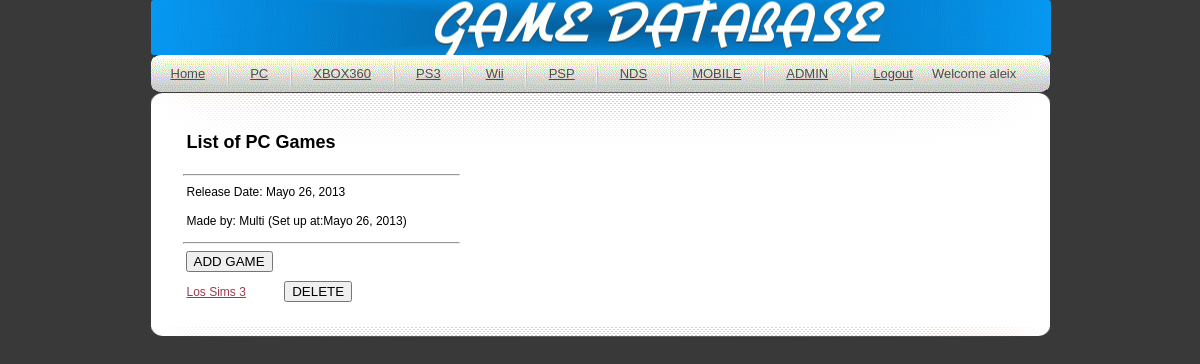
/PC (signed in), run on the app's committed database.
### main/models.py (models this page shows, shortened)
class Platform(models.Model):
    Types=(
        ('PlayStation 3','PlayStation 3'),('Xbox 360','Xbox 360'),('PC','PC'),('Nintendo DS','Nintendo DS'),('Mobile','Mobile'),('PSP','PSP'),
    )
    releaseDate = models.DateField(default=date.today)
    name = models.CharField(max_length=100,choices=Types,unique=True,primary_key=True)

class Company(models.Model):
    setUp = models.DateField(default=date.today)
    name = models.CharField(max_length=100,unique=True,primary_key=True)

class SupportedBy(models.Model):
    game=models.ForeignKey(Game)
    platform=models.ForeignKey(Platform)

class Game(models.Model):
    releaseDate = models.DateField(default=date.today)
    name = models.CharField(max_length=100,unique=True,primary_key=True)
    publisher = models.ForeignKey(Company)

### main/views.py (the view)
# urls.py: url(r'^PC$',gamesByPlatform),
@login_required(login_url='/login')
def gamesByPlatform(request):
    template = get_template('info.html')
    tmp = request.path.split('/')[1]
    path = request.path
    try:
        coll = Made.objects.get(platform=tmp)
        collection = SupportedBy.objects.all().filter(platform=tmp)
        variables =Context({
            'Title':'List of '+tmp+' Games',
            'TYPE':tmp,
            'Date': coll.platform.releaseDate,
            'Made':coll.company.name,
            'set':coll.company.setUp,
            'result': collection,
            'user': request.user,
            'path': path,
        })
    except:
        variables =Context({
            'Title':'List of '+tmp+' Games',
            'user': request.user,
            'Message':'Games not added yet! ',
            'path':path,
        })
        return render_to_response('http404.html',variables)
    return render_to_response('info.html',variables)

### main/templates/info.html (shortened to what this page needs)
{% extends "main.html" %}
    {% block content %}
        <h2>{{Title}}</h2>
        <hr style="width: 275px; float: left; margin-left: 32px"><p>
            <p>Release Date: {{Date}} </p>
            <p>Made by: {{Made}} (Set up at:{{set}})</p>
        <hr style="width: 275px; float: left; margin-left: 32px"><p>
        <p><input style="float: left; margin-left: 35px" type="submit" value="ADD GAME" onclick="parent.location='addGame'"></p>
        <p></p>
        <p></p>
        {% for item in result %}
        <p><a href=/{{TYPE|urlencode}}/{{item.game.name|urlencode}}>{{item.game.name}}</a>
        <input style="margin-left: 35px" type="submit" value="DELETE" onclick="parent.location='deleteGame/{{TYPE}}/{{item.game.name}}'">
        <p></p>
    {% endfor %}
    {% endblock %}

### main/templates/main.html (shortened to what this page needs)
<!DOCTYPE html PUBLIC "-//W3C//DTD XHTML 1.0 Transitional//EN" "http://www.w3.org/TR/xhtml1/DTD/xhtml1-transitional.dtd">
<html xmlns="http://www.w3.org/1999/xhtml">
<head>
{% load staticfiles %}
<link rel="stylesheet" type="text/css" href="{% static "css/style.css" %}" />
<link rel="stylesheet" href="http://code.jquery.com/ui/1.10.3/themes/smoothness/jquery-ui.css"/>
</head>
<body>
<div id="wrap">
    <div class="header">
        <div class="logo"></div>
    <div id="menu">
        <ul>
            <li class="selected"><a href="/">Home</a></li>
            <li class="divider"></li>
            <li class="selected"><a href="/PC">PC</a></li>
            <li class="divider"></li>
            <li class="selected"><a href="/Xbox 360">XBOX360</a></li>
            <li class="divider"></li>
            <li class="selected"><a href="/PlayStation 3">PS3</a></li>
            <li class="divider"></li>
            <li class="selected"><a href="/Wii">Wii</a></li>
            <li class="divider"></li>
            <li class="selected"><a href="/PSP">PSP</a></li>
            <li class="divider"></li>
            <li class="selected"><a href="/Nintendo DS">NDS</a></li>
            <li class="divider"></li>
            <li class="selected"><a href="/Mobile">MOBILE</a></li>
            <li class="divider"></li>
            <li class="selected"><a href="/admin">ADMIN</a></li>
            <li class="divider"></li>
            <li class="selected">{% if user.username %}
                                    <a href="/logout/">Logout</a>
                                    {% else %}
                                    <a href="/login">Log in</a>
                                    <a href="/register">Register</a>
                                    {% endif %}</li>
            <li class=selected"><a href="">Welcome {{ user }}</a></li>
        </ul>
    </div>
</div>
    <div class="center_content">
            {% if user.is_authenticated %}
                {% block content %}{% endblock %}
            {%else%}
<!--               <h3>PLEASE LOG IN TO SEE THE CONTENT ( Default User [user01: 123456] )</h3>
-->                               {% block contents %}{% endblock %}
            {% endif %}
    <p></p>
    </div>
     <div class="clear">
        <p></p>
     </div>
</div>
</body>
</html>

### static/css/style.css (style rules this page uses)
body { background-color:#393939; font-family:Arial, Helvetica, sans-serif; padding:0; font-size:12px; margin:0px auto auto auto; color:#000000; }
a { color:#993a4e; }
.clear { clear:both; }
p { padding:5px 0 5px 0; margin:0px; text-align:justify; line-height:19px; }
#wrap { width: 899px; height: auto; margin: auto; background-color: #393939; }
.header { width: 900px; height: auto; margin: auto; border-radius: 3px; background-color: #393939; background: url(/static/images/banner.gif) no-repeat center; }
.logo { padding: 55px 0 0 322px; }
#menu { width:899px; height: 37px; float: left; padding: 0px; margin: 30px 0 30 150px; _margin: 30px 0 0 80px; border-radius: 8px; background:url(/static/images/menu_bg.gif) no-repeat center center; }
#menu ul { display: block; list-style: none; padding: 0px 0 0 10px; margin: 0px; }
#menu ul li { display: inline; padding: 0px; margin: 0px; height: 0px; }
#menu ul li a { height:37px; display:block; padding:0px 5px 0 5px; margin:0 4px 0 4px; _margin:0 2px 0 2px; float:left; text-decoration:none; text-align:center; color:#504d4b; font-size:13px; line-height:37px; }
#menu ul li.selected a { height:37px; display:block; padding:0px 5px 0 5px; margin:0 5px 0 5px; float:left; text-decoration:underline; text-align:center; color:#504d4b; font-size:13px; line-height:37px; }
#menu ul li.divider { height:37px; width:2px; display:block; padding:0px 7px 0 6px; margin:0 5px 0 5px; float:left; background:url(/static/images/divider.gif) no-repeat center top; }
.center_content { width: 899px; padding: 0px 0 0 0; margin: 0px; text-indent: 3em; float: left; background: url(/static/images/center_bg.gif) no-repeat center top; background-color: #FFFFFF; }
.clear { clear: both; background: url(/static/images/center_bg2.gif) no-repeat center bottom; margin: 0px; }

### data on the page
Platform: releaseDate "Mayo 26, 2013"
Company: name "Multi", setUp "Mayo 26, 2013"
SupportedBy: game.name "Los Sims 3"

### other printed values
{{ user }} "aleix"
{{ Title }} "List of PC Games"
